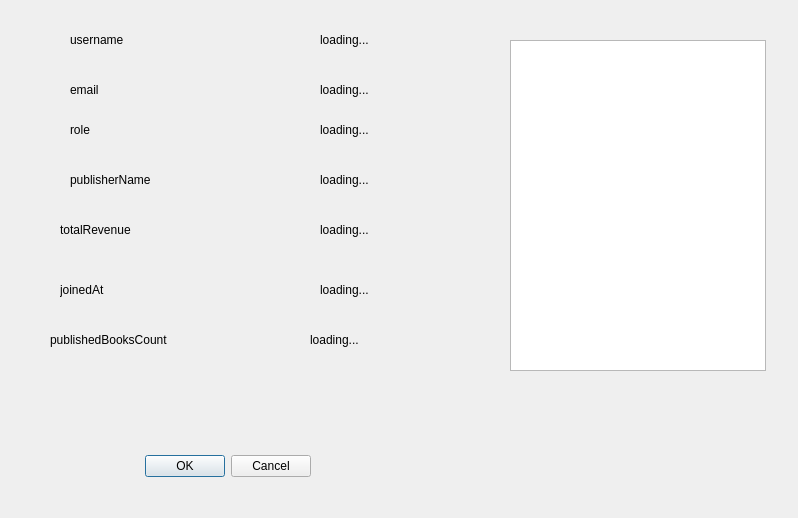
<?xml version="1.0" encoding="UTF-8"?>
<ui version="4.0">
 <class>UserDetailDialog</class>
 <widget class="QDialog" name="UserDetailDialog">
  <property name="geometry">
   <rect>
    <x>0</x>
    <y>0</y>
    <width>798</width>
    <height>518</height>
   </rect>
  </property>
  <property name="windowTitle">
   <string>Dialog</string>
  </property>
  <widget class="QDialogButtonBox" name="buttonBox">
   <property name="geometry">
    <rect>
     <x>-30</x>
     <y>450</y>
     <width>341</width>
     <height>32</height>
    </rect>
   </property>
   <property name="orientation">
    <enum>Qt::Orientation::Horizontal</enum>
   </property>
   <property name="standardButtons">
    <set>QDialogButtonBox::StandardButton::Cancel|QDialogButtonBox::StandardButton::Ok</set>
   </property>
  </widget>
  <widget class="QLabel" name="label">
   <property name="geometry">
    <rect>
     <x>70</x>
     <y>30</y>
     <width>81</width>
     <height>20</height>
    </rect>
   </property>
   <property name="text">
    <string>username</string>
   </property>
  </widget>
  <widget class="QLabel" name="label_2">
   <property name="geometry">
    <rect>
     <x>70</x>
     <y>80</y>
     <width>63</width>
     <height>20</height>
    </rect>
   </property>
   <property name="text">
    <string>email</string>
   </property>
  </widget>
  <widget class="QLabel" name="label_3">
   <property name="geometry">
    <rect>
     <x>70</x>
     <y>120</y>
     <width>63</width>
     <height>20</height>
    </rect>
   </property>
   <property name="text">
    <string>role</string>
   </property>
  </widget>
  <widget class="QLabel" name="label_4">
   <property name="geometry">
    <rect>
     <x>70</x>
     <y>170</y>
     <width>121</width>
     <height>20</height>
    </rect>
   </property>
   <property name="text">
    <string>publisherName</string>
   </property>
  </widget>
  <widget class="QLabel" name="label_5">
   <property name="geometry">
    <rect>
     <x>60</x>
     <y>220</y>
     <width>101</width>
     <height>20</height>
    </rect>
   </property>
   <property name="text">
    <string>totalRevenue</string>
   </property>
  </widget>
  <widget class="QLabel" name="label_6">
   <property name="geometry">
    <rect>
     <x>60</x>
     <y>280</y>
     <width>91</width>
     <height>20</height>
    </rect>
   </property>
   <property name="text">
    <string>joinedAt</string>
   </property>
  </widget>
  <widget class="QLabel" name="label_7">
   <property name="geometry">
    <rect>
     <x>50</x>
     <y>330</y>
     <width>151</width>
     <height>20</height>
    </rect>
   </property>
   <property name="text">
    <string>publishedBooksCount</string>
   </property>
  </widget>
  <widget class="QLabel" name="usernameLabel">
   <property name="geometry">
    <rect>
     <x>320</x>
     <y>30</y>
     <width>111</width>
     <height>20</height>
    </rect>
   </property>
   <property name="text">
    <string>loading...</string>
   </property>
  </widget>
  <widget class="QLabel" name="emailLabel">
   <property name="geometry">
    <rect>
     <x>320</x>
     <y>80</y>
     <width>161</width>
     <height>20</height>
    </rect>
   </property>
   <property name="text">
    <string>loading...</string>
   </property>
  </widget>
  <widget class="QLabel" name="roleLabel">
   <property name="geometry">
    <rect>
     <x>320</x>
     <y>120</y>
     <width>161</width>
     <height>20</height>
    </rect>
   </property>
   <property name="text">
    <string>loading...</string>
   </property>
  </widget>
  <widget class="QLabel" name="nameLabel">
   <property name="geometry">
    <rect>
     <x>320</x>
     <y>170</y>
     <width>151</width>
     <height>20</height>
    </rect>
   </property>
   <property name="text">
    <string>loading...</string>
   </property>
  </widget>
  <widget class="QLabel" name="revenueLabel">
   <property name="geometry">
    <rect>
     <x>320</x>
     <y>220</y>
     <width>161</width>
     <height>20</height>
    </rect>
   </property>
   <property name="text">
    <string>loading...</string>
   </property>
  </widget>
  <widget class="QLabel" name="joinedLabel">
   <property name="geometry">
    <rect>
     <x>320</x>
     <y>280</y>
     <width>161</width>
     <height>20</height>
    </rect>
   </property>
   <property name="text">
    <string>loading...</string>
   </property>
  </widget>
  <widget class="QLabel" name="booksCountLabel">
   <property name="geometry">
    <rect>
     <x>310</x>
     <y>330</y>
     <width>161</width>
     <height>20</height>
    </rect>
   </property>
   <property name="text">
    <string>loading...</string>
   </property>
  </widget>
  <widget class="QListWidget" name="booksListWidget">
   <property name="geometry">
    <rect>
     <x>510</x>
     <y>40</y>
     <width>256</width>
     <height>331</height>
    </rect>
   </property>
  </widget>
 </widget>
 <resources/>
 <connections>
  <connection>
   <sender>buttonBox</sender>
   <signal>accepted()</signal>
   <receiver>UserDetailDialog</receiver>
   <slot>accept()</slot>
   <hints>
    <hint type="sourcelabel">
     <x>248</x>
     <y>254</y>
    </hint>
    <hint type="destinationlabel">
     <x>157</x>
     <y>274</y>
    </hint>
   </hints>
  </connection>
  <connection>
   <sender>buttonBox</sender>
   <signal>rejected()</signal>
   <receiver>UserDetailDialog</receiver>
   <slot>reject()</slot>
   <hints>
    <hint type="sourcelabel">
     <x>316</x>
     <y>260</y>
    </hint>
    <hint type="destinationlabel">
     <x>286</x>
     <y>274</y>
    </hint>
   </hints>
  </connection>
 </connections>
</ui>
